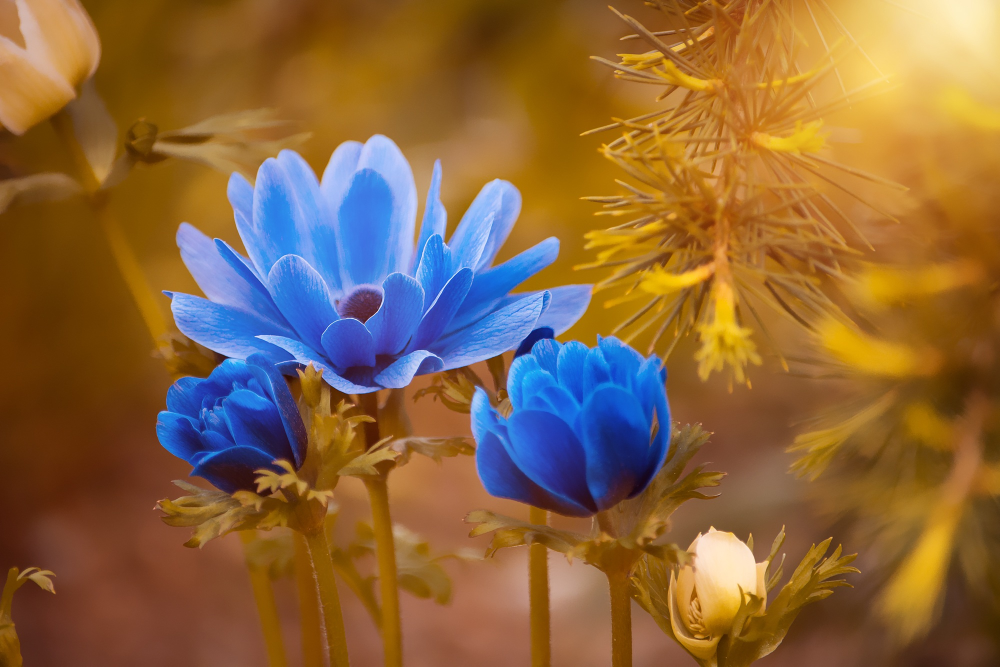
#> input picture flower.jpg, 2000 x 1333 px (shown at 1/2 size)
$ jupyter execute TB_2.ipynb
#> lines starting #> are read from the running program, lines starting #| are printed output that depends on the picture
[cell 1]
import numpy as np
import matplotlib.pyplot as plt
from skimage.io import imread, imshow
from skimage.color import rgb2gray
from skimage.transform import rescale
from scipy.signal import convolve2d

[cell 2]
my_image = imread('flower.jpg')
#> my_image is the input picture: shape (1333, 2000, 3); mean R, G, B 137.9, 101.8, 62.6
plt.imshow(my_image, cmap='gray')

[cell 3]
r_scaled = rescale(my_image[:,:,0], 0.10)
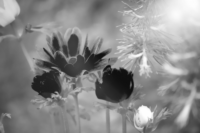
#> r_scaled: shape (133, 200) float64; min 0.0588, max 1, mean 0.541
g_scaled = rescale(my_image[:,:,1], 0.10)
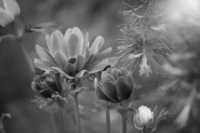
#> g_scaled: shape (133, 200) float64; min 0.0336, max 0.938, mean 0.399
b_scaled = rescale(my_image[:,:,2], 0.10)
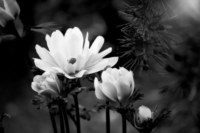
#> b_scaled: shape (133, 200) float64; min 3.72e-05, max 0.979, mean 0.245
my_image_scaled = np.stack([r_scaled, g_scaled, b_scaled], axis=2)
my_image_gray = rescale(rgb2gray(my_image), 0.10)

[cell 4]
def rgb_convolve2d(image, kernel):
    red = convolve2d(image[:,:,0], kernel, 'valid')
    green = convolve2d(image[:,:,1], kernel, 'valid')
    blue = convolve2d(image[:,:,2], kernel, 'valid')
    return np.stack([red, green, blue], axis=2)

[cell 5]
identity = np.array([[0, 0, 0], [0, 1, 0], [0, 0, 0]])
conv_im1 = rgb_convolve2d(my_image_scaled, identity)
fig, ax = plt.subplots(1, 2, figsize=(12, 5))
ax[0].imshow(identity, cmap='gray')
ax[1].imshow(abs(conv_im1), cmap='gray')

[cell 6]
# Edge Detection 1
kernel1 = np.array([[0, -1, 0], [-1, 4, -1], [0, -1, 0]])
# Edge Detection 2
kernel2 = np.array([[-1, -1, -1], [-1, 8, -1], [-1, -1, -1]])
# Bottom Sobel Filter
kernel3 = np.array([[-1, -2, -1], [0, 0, 0], [1, 2, 1]])
# Top Sobel Filter
kernel4 = np.array([[1, 2, 1], [0, 0, 0], [-1, -2, -1]])
# Left Sobel Filter
kernel5 = np.array([[1, 0, -1], [2, 0, -2], [1, 0, -1]])
# Right Sobel Filter
kernel6 = np.array([[-1, 0, 1], [-2, 0, 2], [-1, 0, 1]])
# Combine all
kernels = [kernel1, kernel2, kernel3, kernel4, kernel5, kernel6]
# Naming
kernel_name = ['Edge Detection 1', 'Edge Detection 2', 'Bottom Sobel', 'Top Sobel', 'Left Sobel', 'Right Sobel']
figure, axis = plt.subplots(2, 3, figsize=(12, 10))
for kernel, name, ax in zip(kernels, kernel_name, axis.flatten()):
    conv_im1 = convolve2d(my_image_gray, kernel[::-1, ::-1]).clip(0, 1)
    ax.imshow(abs(conv_im1), cmap='gray')
    ax.set_title(name)
#> this loop made 6 passes
#> pass 1, `conv_im1 = convolve2d(my_image_gray, kernel[::-1, ::-1]).clip(0, 1)`:
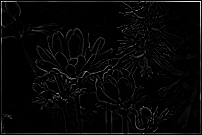
#> conv_im1: shape (135, 202) float64; min 0, max 1, mean 0.0276
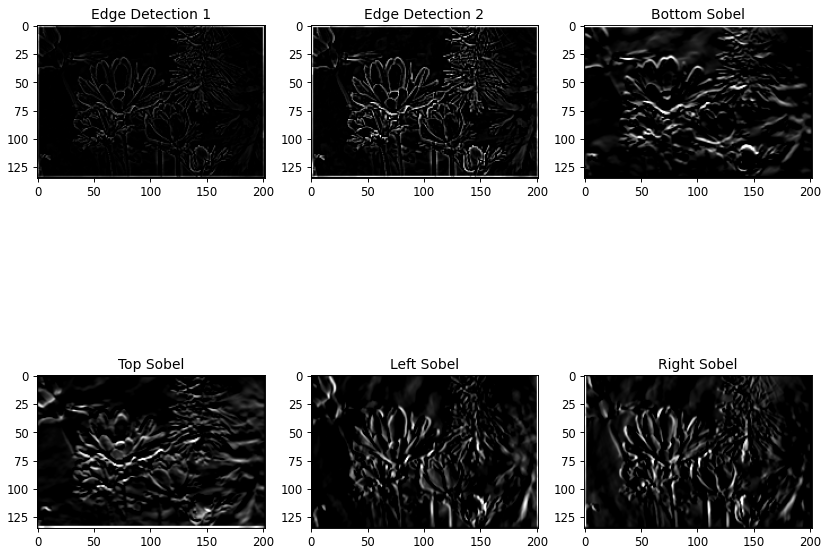
#> figure drawn by matplotlib, 6 panels

[cell 7]
# Sharpen
kernel7 = np.array([[0, -1, 0], [-1, 5, -1], [0, -1, 0]])
# Emboss
kernel8 =  np.array([[-2, -1, 0], [-1,  1, 1], [ 0,  1, 2]])
# Box Blur
kernel9 = (1 / 9.0) * np.array([[1, 1, 1], [1, 1, 1], [1, 1, 1]])
# Gaussian Blur 3x3
kernel10 = (1 / 16.0) * np.array([[1, 2, 1], [2, 4, 2], [1, 2, 1]])
# Gaussian Blur 5x5
kernel11 = (1 / 256.0) * np.array([[1, 4, 6, 4, 1], [4, 16, 24, 16, 4], [6, 24, 36, 24, 6], [4, 16, 24, 16, 4], [1, 4, 6, 4, 1]])
# Unsharp masking 5x5
kernel12 = -(1 / 256.0) * np.array([[1, 4, 6, 4, 1], [4, 16, 24, 16, 4], [6, 24, -476, 24, 6], [4, 16, 24, 16, 4], [1, 4, 6, 4, 1]])
# Naming
kernels = [kernel7, kernel8, kernel9, kernel10, kernel11, kernel12]
kernel_name = ['Sharpen', 'Emboss', 'Box Blur', '3x3 Gaussian Blur', '5x5 Gaussian Blur', '5x5 Unsharp Masking']
figure, axis = plt.subplots(2,3, figsize=(12,10))
for kernel, name, ax in zip(kernels, kernel_name, axis.flatten()):
     conv_im1 = rgb_convolve2d(my_image_scaled, kernel[::-1, ::-1]).clip(0,1)
     ax.imshow(abs(conv_im1), cmap='gray')
     ax.set_title(name)
#> this loop made 6 passes
#> pass 1, in rgb_convolve2d (call 2), `red = convolve2d(image[:,:,0], kernel, 'valid')`:
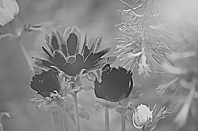
#> red: shape (131, 198) float64; min -0.408, max 1.34, mean 0.541; drawn with min black and max white
#> pass 1, in rgb_convolve2d (call 2), `green = convolve2d(image[:,:,1], kernel, 'valid')`:
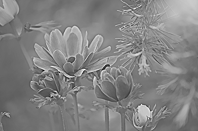
#> green: shape (131, 198) float64; min -0.59, max 1.34, mean 0.401; drawn with min black and max white
#> pass 1, in rgb_convolve2d (call 2), `blue = convolve2d(image[:,:,2], kernel, 'valid')`:
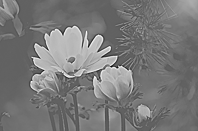
#> blue: shape (131, 198) float64; min -1.02, max 1.65, mean 0.248; drawn with min black and max white
#> pass 1, `conv_im1 = rgb_convolve2d(my_image_scaled, kernel[::-1, ::-1]).clip(0,1)`:
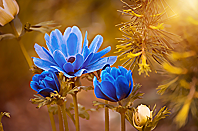
#> conv_im1: shape (131, 198, 3) float64; mean R, G, B 0.542, 0.401, 0.253
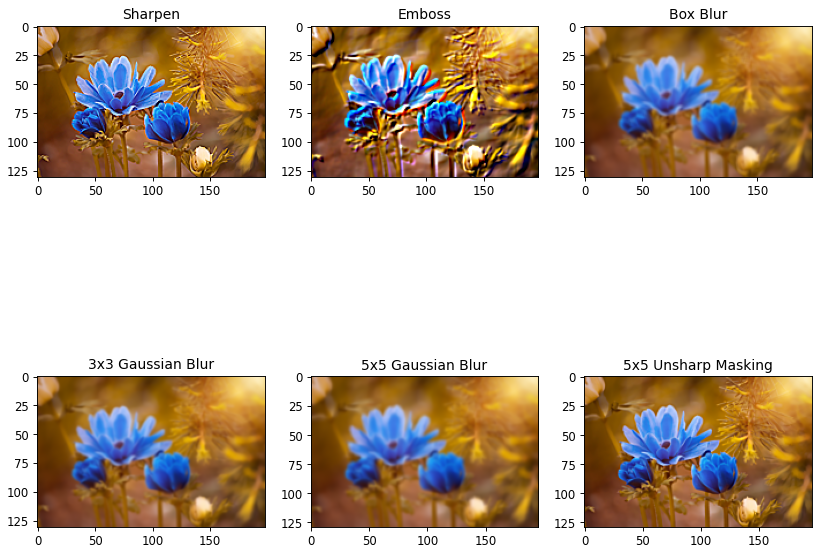
#> figure drawn by matplotlib, 6 panels
